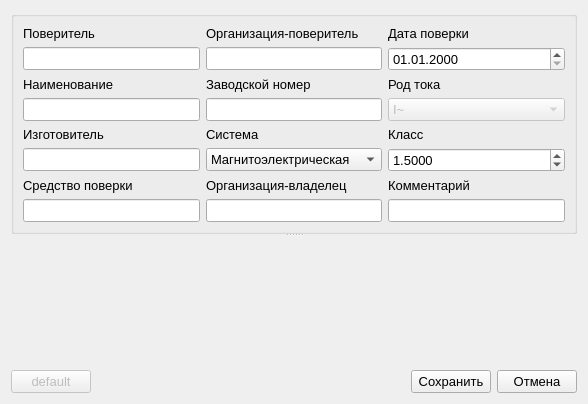
<?xml version="1.0" encoding="UTF-8"?>
<ui version="4.0">
 <class>Dialog</class>
 <widget class="QDialog" name="Dialog">
  <property name="geometry">
   <rect>
    <x>0</x>
    <y>0</y>
    <width>588</width>
    <height>404</height>
   </rect>
  </property>
  <property name="font">
   <font>
    <pointsize>10</pointsize>
   </font>
  </property>
  <property name="windowTitle">
   <string>Редактирование параметров измерения</string>
  </property>
  <layout class="QVBoxLayout" name="verticalLayout">
   <item>
    <widget class="QSplitter" name="splitter">
     <property name="orientation">
      <enum>Qt::Vertical</enum>
     </property>
     <property name="opaqueResize">
      <bool>true</bool>
     </property>
     <property name="handleWidth">
      <number>2</number>
     </property>
     <property name="childrenCollapsible">
      <bool>false</bool>
     </property>
     <widget class="QGroupBox" name="groupBox">
      <layout class="QGridLayout" name="gridLayout_2">
       <item row="0" column="1">
        <layout class="QGridLayout" name="gridLayout">
         <item row="6" column="0">
          <widget class="QLabel" name="label_9">
           <property name="text">
            <string>Средство поверки</string>
           </property>
          </widget>
         </item>
         <item row="3" column="2">
          <widget class="QComboBox" name="signal_type_combobox">
           <property name="enabled">
            <bool>false</bool>
           </property>
           <item>
            <property name="text">
             <string>I~</string>
            </property>
           </item>
           <item>
            <property name="text">
             <string>U~</string>
            </property>
           </item>
           <item>
            <property name="text">
             <string>I=</string>
            </property>
           </item>
           <item>
            <property name="text">
             <string>U=</string>
            </property>
           </item>
          </widget>
         </item>
         <item row="6" column="1">
          <widget class="QLabel" name="label_3">
           <property name="sizePolicy">
            <sizepolicy hsizetype="Expanding" vsizetype="Fixed">
             <horstretch>0</horstretch>
             <verstretch>0</verstretch>
            </sizepolicy>
           </property>
           <property name="text">
            <string>Организация-владелец</string>
           </property>
          </widget>
         </item>
         <item row="4" column="1">
          <widget class="QLabel" name="label_2">
           <property name="sizePolicy">
            <sizepolicy hsizetype="Expanding" vsizetype="Fixed">
             <horstretch>0</horstretch>
             <verstretch>0</verstretch>
            </sizepolicy>
           </property>
           <property name="text">
            <string>Система</string>
           </property>
          </widget>
         </item>
         <item row="7" column="1">
          <widget class="QLineEdit" name="owner_edit">
           <property name="sizePolicy">
            <sizepolicy hsizetype="Expanding" vsizetype="Fixed">
             <horstretch>0</horstretch>
             <verstretch>0</verstretch>
            </sizepolicy>
           </property>
          </widget>
         </item>
         <item row="5" column="1">
          <widget class="QComboBox" name="system_combobox">
           <property name="sizePolicy">
            <sizepolicy hsizetype="Expanding" vsizetype="Fixed">
             <horstretch>0</horstretch>
             <verstretch>0</verstretch>
            </sizepolicy>
           </property>
           <item>
            <property name="text">
             <string>Магнитоэлектрическая</string>
            </property>
           </item>
           <item>
            <property name="text">
             <string>Электродинамическая</string>
            </property>
           </item>
           <item>
            <property name="text">
             <string>Электромагнитная</string>
            </property>
           </item>
          </widget>
         </item>
         <item row="0" column="1">
          <widget class="QLabel" name="label_13">
           <property name="sizePolicy">
            <sizepolicy hsizetype="Expanding" vsizetype="Fixed">
             <horstretch>0</horstretch>
             <verstretch>0</verstretch>
            </sizepolicy>
           </property>
           <property name="text">
            <string>Организация-поверитель</string>
           </property>
          </widget>
         </item>
         <item row="2" column="0">
          <widget class="QLabel" name="label_4">
           <property name="sizePolicy">
            <sizepolicy hsizetype="Expanding" vsizetype="Fixed">
             <horstretch>0</horstretch>
             <verstretch>0</verstretch>
            </sizepolicy>
           </property>
           <property name="text">
            <string>Наименование</string>
           </property>
          </widget>
         </item>
         <item row="0" column="0">
          <widget class="QLabel" name="label">
           <property name="text">
            <string>Поверитель</string>
           </property>
          </widget>
         </item>
         <item row="5" column="2">
          <widget class="QDoubleSpinBox" name="class_spinbox">
           <property name="enabled">
            <bool>true</bool>
           </property>
           <property name="prefix">
            <string/>
           </property>
           <property name="decimals">
            <number>4</number>
           </property>
           <property name="minimum">
            <double>0.001000000000000</double>
           </property>
           <property name="maximum">
            <double>10.000000000000000</double>
           </property>
           <property name="singleStep">
            <double>0.050000000000000</double>
           </property>
           <property name="value">
            <double>1.500000000000000</double>
           </property>
          </widget>
         </item>
         <item row="2" column="2">
          <widget class="QLabel" name="label_10">
           <property name="text">
            <string>Род тока</string>
           </property>
          </widget>
         </item>
         <item row="0" column="2">
          <widget class="QLabel" name="label_6">
           <property name="text">
            <string>Дата поверки</string>
           </property>
          </widget>
         </item>
         <item row="2" column="1">
          <widget class="QLabel" name="label_7">
           <property name="sizePolicy">
            <sizepolicy hsizetype="Expanding" vsizetype="Fixed">
             <horstretch>0</horstretch>
             <verstretch>0</verstretch>
            </sizepolicy>
           </property>
           <property name="text">
            <string>Заводской номер</string>
           </property>
          </widget>
         </item>
         <item row="1" column="2">
          <widget class="QDateTimeEdit" name="date_edit">
           <property name="displayFormat">
            <string>dd.MM.yyyy</string>
           </property>
          </widget>
         </item>
         <item row="1" column="0">
          <widget class="QLineEdit" name="user_name_edit"/>
         </item>
         <item row="4" column="2">
          <widget class="QLabel" name="label_11">
           <property name="text">
            <string>Класс</string>
           </property>
          </widget>
         </item>
         <item row="7" column="0">
          <widget class="QLineEdit" name="etalon_edit"/>
         </item>
         <item row="1" column="1">
          <widget class="QLineEdit" name="organisation_edit">
           <property name="sizePolicy">
            <sizepolicy hsizetype="Expanding" vsizetype="Fixed">
             <horstretch>0</horstretch>
             <verstretch>0</verstretch>
            </sizepolicy>
           </property>
           <property name="text">
            <string/>
           </property>
           <property name="readOnly">
            <bool>false</bool>
           </property>
          </widget>
         </item>
         <item row="5" column="0">
          <widget class="QLineEdit" name="device_creator_edit">
           <property name="sizePolicy">
            <sizepolicy hsizetype="Expanding" vsizetype="Fixed">
             <horstretch>0</horstretch>
             <verstretch>0</verstretch>
            </sizepolicy>
           </property>
          </widget>
         </item>
         <item row="3" column="1">
          <widget class="QLineEdit" name="serial_number_edit">
           <property name="sizePolicy">
            <sizepolicy hsizetype="Expanding" vsizetype="Fixed">
             <horstretch>0</horstretch>
             <verstretch>0</verstretch>
            </sizepolicy>
           </property>
          </widget>
         </item>
         <item row="4" column="0">
          <widget class="QLabel" name="label_5">
           <property name="sizePolicy">
            <sizepolicy hsizetype="Expanding" vsizetype="Fixed">
             <horstretch>0</horstretch>
             <verstretch>0</verstretch>
            </sizepolicy>
           </property>
           <property name="text">
            <string>Изготовитель</string>
           </property>
          </widget>
         </item>
         <item row="3" column="0">
          <widget class="QLineEdit" name="device_name_edit">
           <property name="sizePolicy">
            <sizepolicy hsizetype="Expanding" vsizetype="Fixed">
             <horstretch>0</horstretch>
             <verstretch>0</verstretch>
            </sizepolicy>
           </property>
          </widget>
         </item>
         <item row="6" column="2">
          <widget class="QLabel" name="label_8">
           <property name="text">
            <string>Комментарий</string>
           </property>
          </widget>
         </item>
         <item row="7" column="2">
          <widget class="QLineEdit" name="comment_edit"/>
         </item>
        </layout>
       </item>
      </layout>
     </widget>
     <widget class="QWidget" name="widget_2" native="true">
      <property name="sizePolicy">
       <sizepolicy hsizetype="Preferred" vsizetype="Expanding">
        <horstretch>0</horstretch>
        <verstretch>1</verstretch>
       </sizepolicy>
      </property>
      <layout class="QHBoxLayout" name="horizontalLayout">
       <property name="leftMargin">
        <number>0</number>
       </property>
       <property name="topMargin">
        <number>0</number>
       </property>
       <property name="rightMargin">
        <number>0</number>
       </property>
       <property name="bottomMargin">
        <number>0</number>
       </property>
       <item>
        <layout class="QVBoxLayout" name="marks_widget_layout"/>
       </item>
      </layout>
     </widget>
    </widget>
   </item>
   <item>
    <layout class="QHBoxLayout" name="horizontalLayout_2">
     <property name="sizeConstraint">
      <enum>QLayout::SetDefaultConstraint</enum>
     </property>
     <item>
      <widget class="QPushButton" name="default_button">
       <property name="enabled">
        <bool>false</bool>
       </property>
       <property name="text">
        <string>default</string>
       </property>
       <property name="default">
        <bool>true</bool>
       </property>
      </widget>
     </item>
     <item>
      <spacer name="horizontalSpacer">
       <property name="orientation">
        <enum>Qt::Horizontal</enum>
       </property>
       <property name="sizeHint" stdset="0">
        <size>
         <width>40</width>
         <height>20</height>
        </size>
       </property>
      </spacer>
     </item>
     <item>
      <widget class="QPushButton" name="accept_button">
       <property name="text">
        <string>Сохранить</string>
       </property>
      </widget>
     </item>
     <item>
      <widget class="QPushButton" name="reject_button">
       <property name="text">
        <string>Отмена</string>
       </property>
      </widget>
     </item>
    </layout>
   </item>
  </layout>
 </widget>
 <tabstops>
  <tabstop>user_name_edit</tabstop>
  <tabstop>system_combobox</tabstop>
  <tabstop>accept_button</tabstop>
  <tabstop>reject_button</tabstop>
 </tabstops>
 <resources/>
 <connections/>
</ui>
